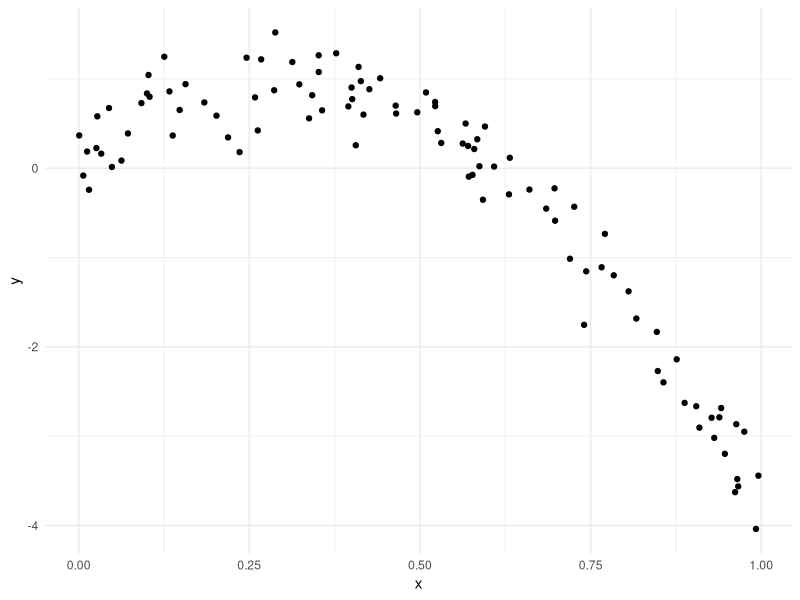
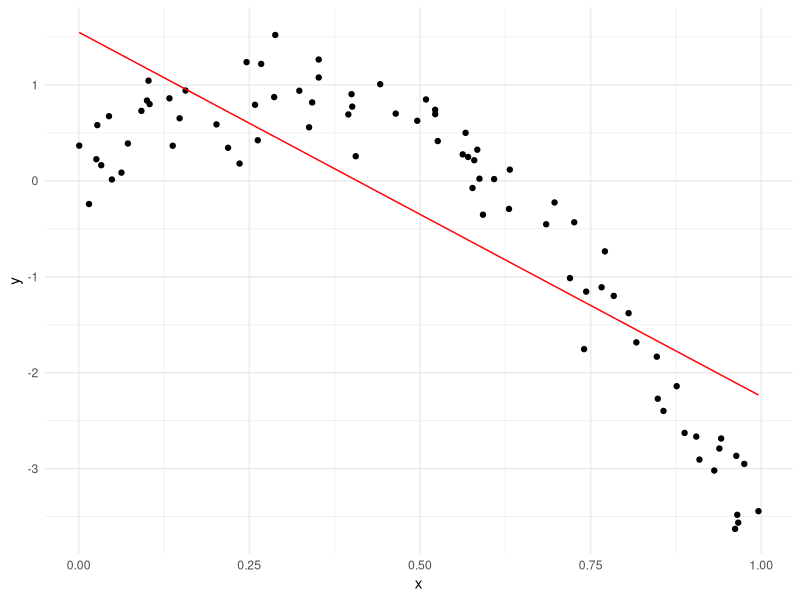
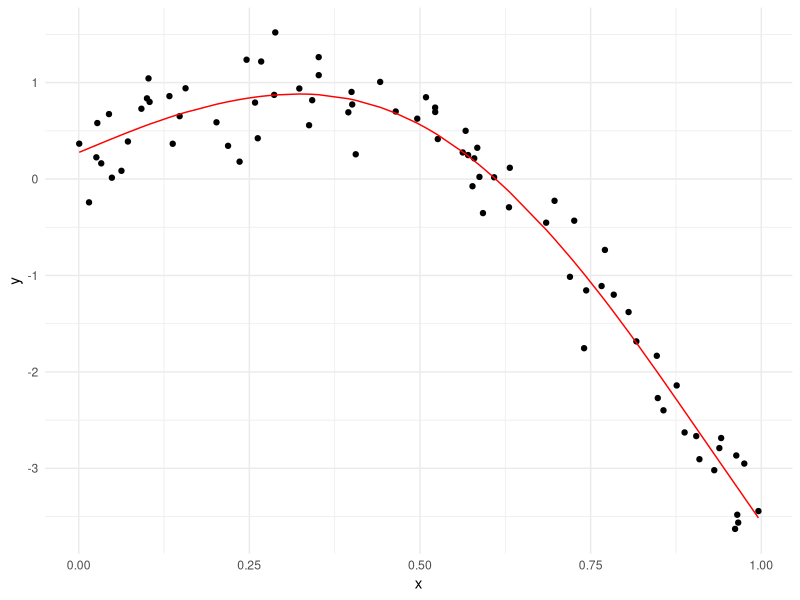
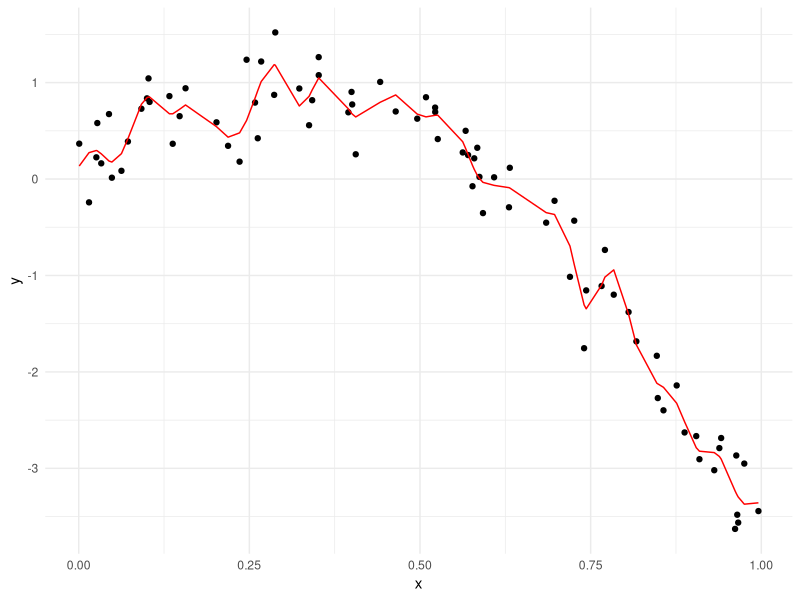
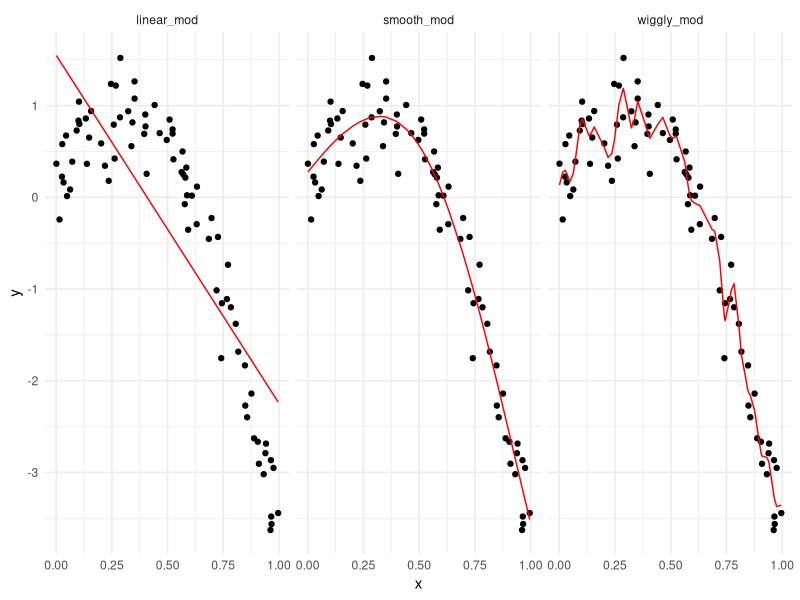

Recreate these plots in R, in order.
## ---- chunk 1
library(tidyverse)
library(modelr)
library(mgcv)

knitr::opts_chunk$set(
	echo = TRUE,
	warning = FALSE,
	fig.width = 8, 
  fig.height = 6,
  out.width = "90%"
)

theme_set(theme_minimal() + theme(legend.position = "bottom"))

options(
  ggplot2.continuous.colour = "viridis",
  ggplot2.continuous.fill = "viridis"
)

scale_colour_discrete = scale_color_viridis_d
scale_fill_discrete = scale_fill_viridis_d
## ---- chunk 2
nonlin_df = 
  tibble(
    id = 1:100,
    x = runif(100, 0, 1),
    y = 1 - 10 * (x - .3) ^ 2 + rnorm(100, 0, .3)
  )
## ---- chunk 3
nonlin_df %>% 
  ggplot(aes(x = x, y = y)) + 
  geom_point()
## ---- chunk 4
train_df = sample_n(nonlin_df, size = 80) #%>% arrange(id)
test_df = anti_join(nonlin_df, train_df, by = "id") #%>% arrange(id)
## ---- chunk 5
linear_mod = lm(y ~ x, data = train_df)
smooth_mod = gam(y ~ s(x), data = train_df)
wiggly_mod = gam(y ~ s(x, k = 30), sp = 10e-6, data = train_df)
## ---- chunk 6
train_df %>% 
  add_predictions(linear_mod) %>% #add a column of fitted values
  ggplot(aes(x = x, y = y)) + 
  geom_point() + 
  geom_line(aes(y = pred), color = "red")

train_df %>% 
  add_predictions(smooth_mod) %>% #add a column of fitted values
  ggplot(aes(x = x, y = y)) + 
  geom_point() + 
  geom_line(aes(y = pred), color = "red")

train_df %>% 
  add_predictions(wiggly_mod) %>% #add a column of fitted values
  ggplot(aes(x = x, y = y)) + 
  geom_point() + 
  geom_line(aes(y = pred), color = "red")
## ---- chunk 7
train_df %>% 
  gather_predictions(linear_mod, smooth_mod, wiggly_mod) %>% 
  ggplot(aes(x = x, y = y)) + 
  geom_point() + 
  geom_line(aes(y = pred), color = "red") +
  facet_grid(.~ model)
## ---- chunk 8
rmse(linear_mod, test_df)
rmse(smooth_mod, test_df)
rmse(wiggly_mod, test_df)
